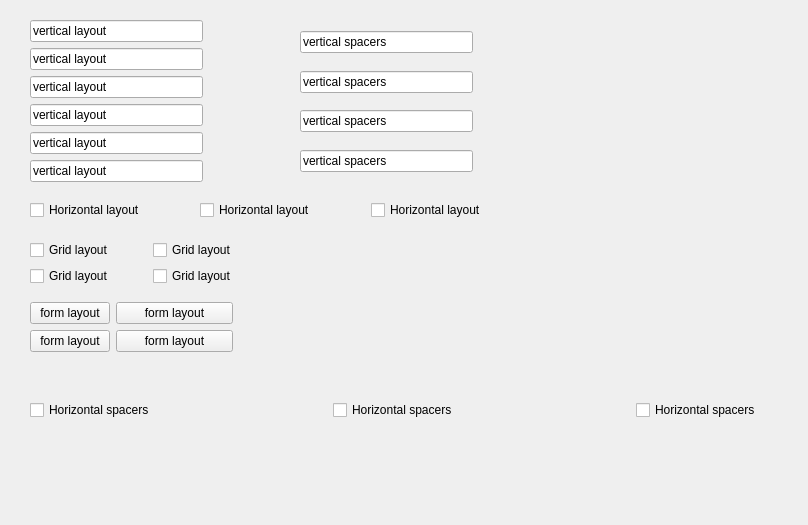
<?xml version="1.0" encoding="UTF-8"?>
<ui version="4.0">
 <class>Widget</class>
 <widget class="QWidget" name="Widget">
  <property name="geometry">
   <rect>
    <x>0</x>
    <y>0</y>
    <width>808</width>
    <height>525</height>
   </rect>
  </property>
  <property name="windowTitle">
   <string>Widget</string>
  </property>
  <widget class="QWidget" name="layoutWidget">
   <property name="geometry">
    <rect>
     <x>300</x>
     <y>20</y>
     <width>173</width>
     <height>163</height>
    </rect>
   </property>
   <layout class="QVBoxLayout" name="verticalLayout_2">
    <item>
     <spacer name="verticalSpacer_4">
      <property name="orientation">
       <enum>Qt::Vertical</enum>
      </property>
      <property name="sizeHint" stdset="0">
       <size>
        <width>20</width>
        <height>40</height>
       </size>
      </property>
     </spacer>
    </item>
    <item>
     <widget class="QLineEdit" name="lineEdit_7">
      <property name="text">
       <string>vertical spacers</string>
      </property>
     </widget>
    </item>
    <item>
     <spacer name="verticalSpacer">
      <property name="orientation">
       <enum>Qt::Vertical</enum>
      </property>
      <property name="sizeHint" stdset="0">
       <size>
        <width>20</width>
        <height>40</height>
       </size>
      </property>
     </spacer>
    </item>
    <item>
     <widget class="QLineEdit" name="lineEdit_9">
      <property name="text">
       <string>vertical spacers</string>
      </property>
     </widget>
    </item>
    <item>
     <spacer name="verticalSpacer_3">
      <property name="orientation">
       <enum>Qt::Vertical</enum>
      </property>
      <property name="sizeHint" stdset="0">
       <size>
        <width>20</width>
        <height>40</height>
       </size>
      </property>
     </spacer>
    </item>
    <item>
     <widget class="QLineEdit" name="lineEdit_11">
      <property name="text">
       <string>vertical spacers</string>
      </property>
     </widget>
    </item>
    <item>
     <spacer name="verticalSpacer_2">
      <property name="orientation">
       <enum>Qt::Vertical</enum>
      </property>
      <property name="sizeHint" stdset="0">
       <size>
        <width>20</width>
        <height>40</height>
       </size>
      </property>
     </spacer>
    </item>
    <item>
     <widget class="QLineEdit" name="lineEdit_12">
      <property name="text">
       <string>vertical spacers</string>
      </property>
     </widget>
    </item>
    <item>
     <spacer name="verticalSpacer_5">
      <property name="orientation">
       <enum>Qt::Vertical</enum>
      </property>
      <property name="sizeHint" stdset="0">
       <size>
        <width>20</width>
        <height>40</height>
       </size>
      </property>
     </spacer>
    </item>
   </layout>
  </widget>
  <widget class="QWidget" name="layoutWidget_2">
   <property name="geometry">
    <rect>
     <x>30</x>
     <y>390</y>
     <width>731</width>
     <height>41</height>
    </rect>
   </property>
   <layout class="QHBoxLayout" name="horizontalLayout_2">
    <item>
     <widget class="QCheckBox" name="checkBox_8">
      <property name="text">
       <string>Horizontal spacers</string>
      </property>
     </widget>
    </item>
    <item>
     <spacer name="horizontalSpacer">
      <property name="orientation">
       <enum>Qt::Horizontal</enum>
      </property>
      <property name="sizeHint" stdset="0">
       <size>
        <width>40</width>
        <height>20</height>
       </size>
      </property>
     </spacer>
    </item>
    <item>
     <widget class="QCheckBox" name="checkBox_9">
      <property name="text">
       <string>Horizontal spacers</string>
      </property>
     </widget>
    </item>
    <item>
     <spacer name="horizontalSpacer_2">
      <property name="orientation">
       <enum>Qt::Horizontal</enum>
      </property>
      <property name="sizeHint" stdset="0">
       <size>
        <width>40</width>
        <height>20</height>
       </size>
      </property>
     </spacer>
    </item>
    <item>
     <widget class="QCheckBox" name="checkBox_10">
      <property name="text">
       <string>Horizontal spacers</string>
      </property>
     </widget>
    </item>
   </layout>
  </widget>
  <widget class="QWidget" name="layoutWidget">
   <property name="geometry">
    <rect>
     <x>30</x>
     <y>20</y>
     <width>173</width>
     <height>163</height>
    </rect>
   </property>
   <layout class="QVBoxLayout" name="verticalLayout">
    <item>
     <widget class="QLineEdit" name="lineEdit_2">
      <property name="text">
       <string>vertical layout</string>
      </property>
     </widget>
    </item>
    <item>
     <widget class="QLineEdit" name="lineEdit_3">
      <property name="text">
       <string>vertical layout</string>
      </property>
     </widget>
    </item>
    <item>
     <widget class="QLineEdit" name="lineEdit_4">
      <property name="text">
       <string>vertical layout</string>
      </property>
     </widget>
    </item>
    <item>
     <widget class="QLineEdit" name="lineEdit">
      <property name="text">
       <string>vertical layout</string>
      </property>
     </widget>
    </item>
    <item>
     <widget class="QLineEdit" name="lineEdit_5">
      <property name="text">
       <string>vertical layout</string>
      </property>
     </widget>
    </item>
    <item>
     <widget class="QLineEdit" name="lineEdit_6">
      <property name="text">
       <string>vertical layout</string>
      </property>
     </widget>
    </item>
   </layout>
  </widget>
  <widget class="QWidget" name="layoutWidget">
   <property name="geometry">
    <rect>
     <x>30</x>
     <y>200</y>
     <width>505</width>
     <height>21</height>
    </rect>
   </property>
   <layout class="QHBoxLayout" name="horizontalLayout">
    <item>
     <widget class="QCheckBox" name="checkBox_2">
      <property name="text">
       <string>Horizontal layout</string>
      </property>
     </widget>
    </item>
    <item>
     <widget class="QCheckBox" name="checkBox_3">
      <property name="text">
       <string>Horizontal layout</string>
      </property>
     </widget>
    </item>
    <item>
     <widget class="QCheckBox" name="checkBox">
      <property name="text">
       <string>Horizontal layout</string>
      </property>
     </widget>
    </item>
   </layout>
  </widget>
  <widget class="QWidget" name="layoutWidget">
   <property name="geometry">
    <rect>
     <x>30</x>
     <y>240</y>
     <width>239</width>
     <height>47</height>
    </rect>
   </property>
   <layout class="QGridLayout" name="gridLayout">
    <item row="0" column="0">
     <widget class="QCheckBox" name="checkBox_4">
      <property name="text">
       <string>Grid layout</string>
      </property>
     </widget>
    </item>
    <item row="0" column="1">
     <widget class="QCheckBox" name="checkBox_5">
      <property name="text">
       <string>Grid layout</string>
      </property>
     </widget>
    </item>
    <item row="1" column="0">
     <widget class="QCheckBox" name="checkBox_7">
      <property name="text">
       <string>Grid layout</string>
      </property>
     </widget>
    </item>
    <item row="1" column="1">
     <widget class="QCheckBox" name="checkBox_6">
      <property name="text">
       <string>Grid layout</string>
      </property>
     </widget>
    </item>
   </layout>
  </widget>
  <widget class="QWidget" name="layoutWidget">
   <property name="geometry">
    <rect>
     <x>30</x>
     <y>302</y>
     <width>203</width>
     <height>65</height>
    </rect>
   </property>
   <layout class="QFormLayout" name="formLayout">
    <item row="0" column="1">
     <widget class="QPushButton" name="pushButton_2">
      <property name="text">
       <string>form layout</string>
      </property>
     </widget>
    </item>
    <item row="1" column="0">
     <widget class="QPushButton" name="pushButton">
      <property name="text">
       <string>form layout</string>
      </property>
     </widget>
    </item>
    <item row="1" column="1">
     <widget class="QPushButton" name="pushButton_3">
      <property name="text">
       <string>form layout</string>
      </property>
     </widget>
    </item>
    <item row="0" column="0">
     <widget class="QPushButton" name="pushButton_4">
      <property name="text">
       <string>form layout</string>
      </property>
     </widget>
    </item>
   </layout>
  </widget>
 </widget>
 <resources/>
 <connections/>
</ui>
